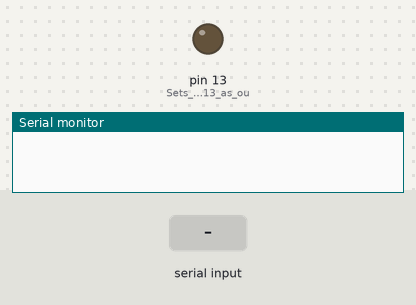
A sketch run on a simulated Arduino Uno, built with avr-gcc and run on an emulated ATmega328P. Parts: output pins drawn as LEDs (lit = HIGH), the last lines printed to the serial monitor. Inputs (shaded band) come from the test bench.

Above: at 1.2 s.
1.3 s: "A\n" received over the second serial link
At 2.2 s:
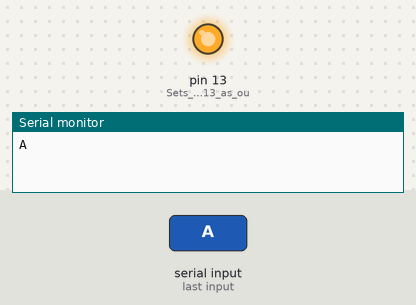
2.8 s: "E\n" received over the second serial link
At 3.3 s:
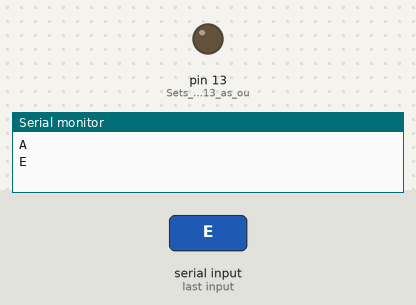
Timing chart, 0 to 5.8 s (numbered marks = the images above; inputs shaded):
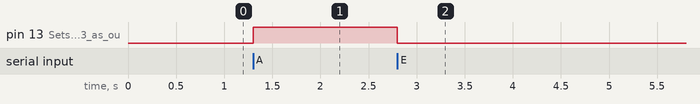

Measured:
- after the input at 1.3 s, pin 13 (Sets_digital_pin_13_as_ou): LOW → HIGH at once
- after the input at 2.8 s, pin 13 (Sets_digital_pin_13_as_ou): HIGH → LOW at once

The sketch:

Arduino_Bluetooth.ino
```cpp
#include<SoftwareSerial.h>
char data = 0;                //Variable for storing received data
SoftwareSerial portOne(10, 11);
void setup()
{
  Serial.begin(9600);         //Sets the data rate in bits per second (baud) for serial data transmission
  pinMode(13, OUTPUT);        //Sets digital pin 13 as output pin
  portOne.begin(9600);
}
void loop()
{
  if(portOne.available() > 0)  // Send data only when you receive data:
  {
    data = portOne.read();      //Read the incoming data and store it into variable data
    Serial.print(data);        //Print Value inside data in Serial monitor
    Serial.print("\n");        //New line
    if(data == 'A')            //Checks whether value of data is equal to 1
      digitalWrite(13, HIGH);  //If value is 1 then LED turns ON
    else if(data == 'E')       //Checks whether value of data is equal to 0
      digitalWrite(13, LOW);   //If value is 0 then LED turns OFF
  }

}
```
